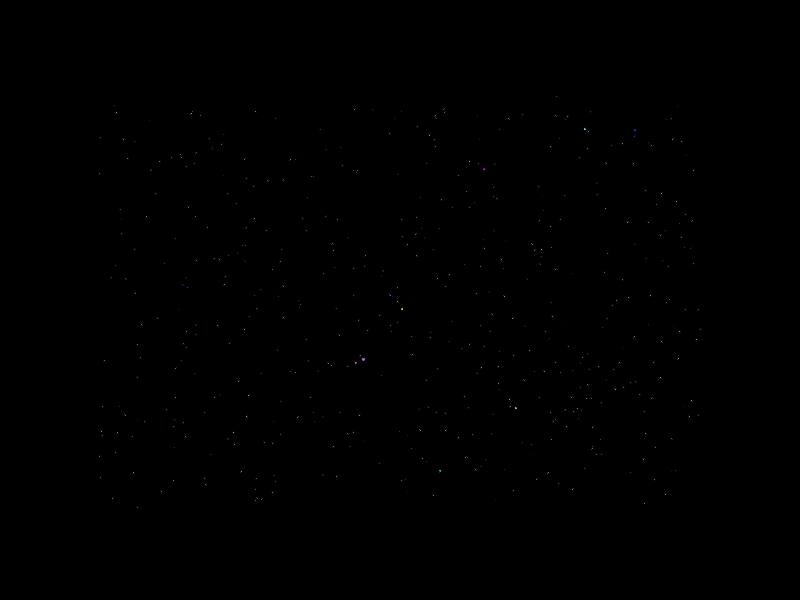
Frame 1 (no input)
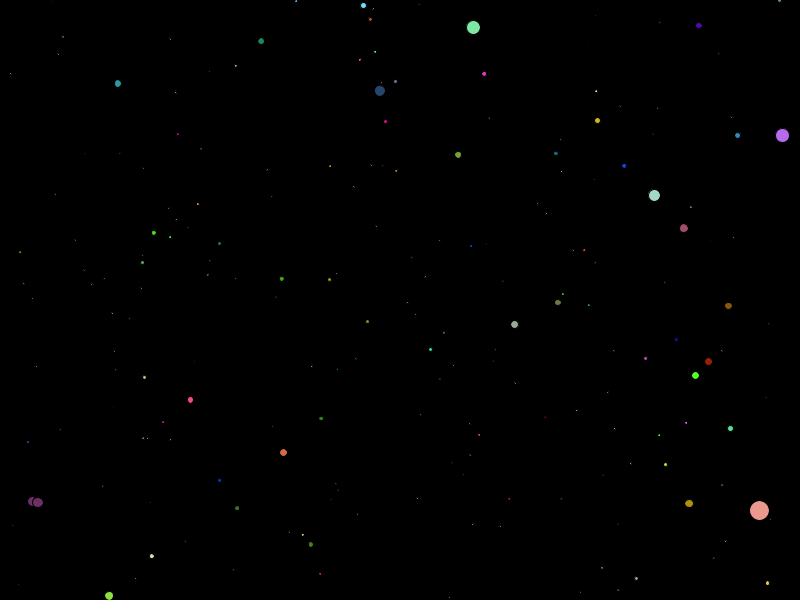
Frame 60 (the mouse pressed at the canvas centre just before this capture)
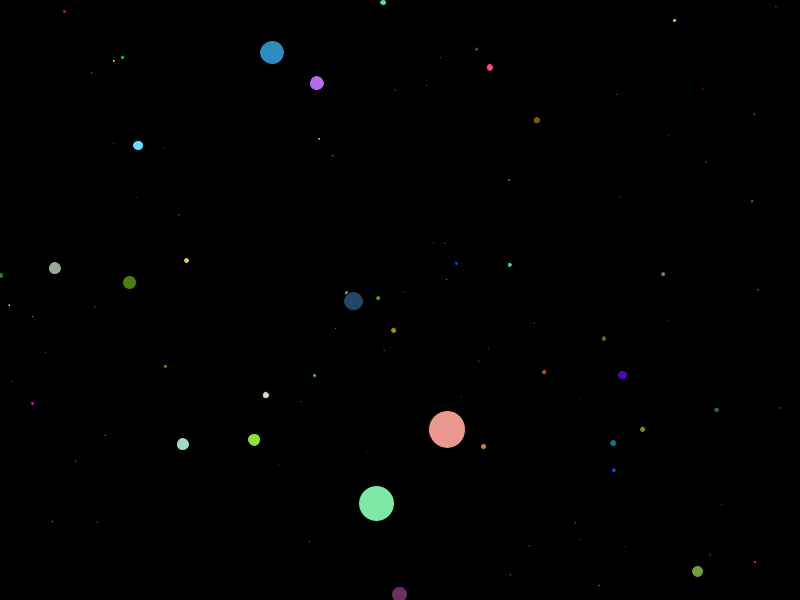
Frame 120 (the mouse held since frame 60 and released just before this capture)

The Processing sketch that drew these frames (run headless with seeded random() and noise(); from frame 60 on, the mouse is pressed at the canvas centre):

// Processing sketch: processing_50980
// ── processing_50980.pde

// The Consuming Balls
// By Charles Carr

// set the width and height equal to the screen's width and height
int WIDTH = 800;
int HEIGHT = 600;

// Create an arraylist
ArrayList balls;

// How many balls will there be in the beginning?
int density = 500;

void setup()
{
    // size() sets the size
    size(800,600);
    
    // Ellipses are drawn from the center
    ellipseMode(CENTER);
    
    // instantiate the array list
    balls = new ArrayList();
    
    // create a 'density' amount of balls and place them into the array list.
    for (int i = 0; i < density; i++)
    {
        balls.add(new Ball(random(100,WIDTH-100), // x position
                           random(100,HEIGHT-100), // y position
                           random(-10,10), // x speed
                           random(-10,10), // y speed
                           1, // radius
                           color(random(255),random(255),random(255)) // color
                           ) // end ball
                  ); // end arraylist add
    }
}

void draw()
{
    // The background shall be black!
    background(0);
    
    // For as many balls that remain to exist...
    for (int i = balls.size()-1; i >= 0; i--)
    {
        // Start a new ball object at index 'i' of the array list
        Ball ball = (Ball) balls.get(i);
        
        // Reposition and redraw the ball at index 'i' of the array list
        ball.bounce();
        ball.display();
        
        // This loop will check for all the collisions
        for (int j = balls.size()-1; j >= 0; j--)
        {
            // Don't check collisions with itself
            if (i == j)
            {
                // stop this iteration of the for loop and go to the next one.
                continue;
            }
            else // if the we're referring to a ball that isn't the initial indexed ball ('i')...
            {
                // Call another ball at index 'j' of the array list.
                Ball otherBall = (Ball) balls.get(j);
                
                // Check is ball of index 'i' is in collision with ball of index 'j'
                if (ball.getx() + ball.getRad() >= otherBall.getx() - otherBall.getRad() &&
                    ball.getx() - ball.getRad() <= otherBall.getx() + otherBall.getRad() &&
                    ball.gety() + ball.getRad() >= otherBall.gety() - otherBall.getRad() &&
                    ball.gety() - ball.getRad() <= otherBall.gety() + otherBall.getRad())
                {
                    // if the ball of index 'i' is bigger than the ball of index 'j',
                    if (ball.getRad() >= otherBall.getRad())
                    {
                        // Then increase the radius of the ball at index 'i' by the half the radius of the ball at index 'j'
                        ball.incRad(otherBall.getRad() / 2);
                        
                        // and remove the ball at index 'j' from the array list never to be seen again!
                        balls.remove(j);
                        
                        // Stop this iteration of the loop and stop doing the loop entirely.
                        break;
                    }
                    
                    // if the ball of index 'j' is bigger than the ball of index 'i',
                    if (ball.getRad() < otherBall.getRad())
                    {
                        // Then increase the radius of the ball at index 'j' by the half the radius of the ball at index 'i'
                        otherBall.incRad(ball.getRad() / 2);
                        
                        // and remove the ball at index 'i' from the array list never to be seen again!
                        balls.remove(i);
                        
                        // Stop this iteration of the loop and stop doing the loop entirely.
                        break;
                    } // end if (ball radius)
                } // end if (ball collision)
            } // end if (same ball)
        } // end for (j)
    } // end for (i)
}

// Blueprint for the "ball" object
class Ball
{
    // You have an x-position, y-position, x and y speed, radius, and color.
    float x;
    float y;
    float xspeed;
    float yspeed;
    float rad;
    color bcolor;
    
    // Constructor for the class.
    Ball(float x, float y, float xspeed, float yspeed, float rad, color bcolor)
    {
        // 'this.<variable> refers to the variable above this function, not the same-named variable in this function's arguments.
        this.x = x;
        this.y = y;
        this.xspeed = xspeed;
        this.yspeed = yspeed;
        this.rad = rad;
        this.bcolor = bcolor;
    }
    
    // Returns the x
    float getx()
    {
        return x;
    }
    
    // Returns the y
    float gety()
    {
        return y;
    }
    
    // Returns the radius
    float getRad()
    {
        return rad;
    }
    
    // increases the radius by the argument's amount
    void incRad(float i)
    {
        rad += i;
    }
    
    // Draw the ball
    void display()
    {
        fill(bcolor);
        ellipse(x,y,rad*2,rad*2);
    }
    
    // Reposition the ball
    void bounce()
    {
        x += xspeed;
        y += yspeed;
        if ((x+rad > WIDTH+rad) || (x-rad < 0-rad))
        {
            xspeed = -xspeed;
        }
        if ((y+rad > HEIGHT+rad) || (y-rad < 0-rad))
        {
            yspeed = -yspeed;
        }
    }
}

void keyPressed()
{
    if (key == '1') {density = 100; setup();}
    if (key == '2') {density = 200; setup();}
    if (key == '3') {density = 300; setup();}
    if (key == '4') {density = 400; setup();}
    if (key == '5') {density = 500; setup();}
    if (key == '6') {density = 600; setup();}
    if (key == '7') {density = 700; setup();}
    if (key == '8') {density = 800; setup();}
    if (key == '9') {density = 900; setup();}
    if (key == '0') {density = 1000; setup();}
}
